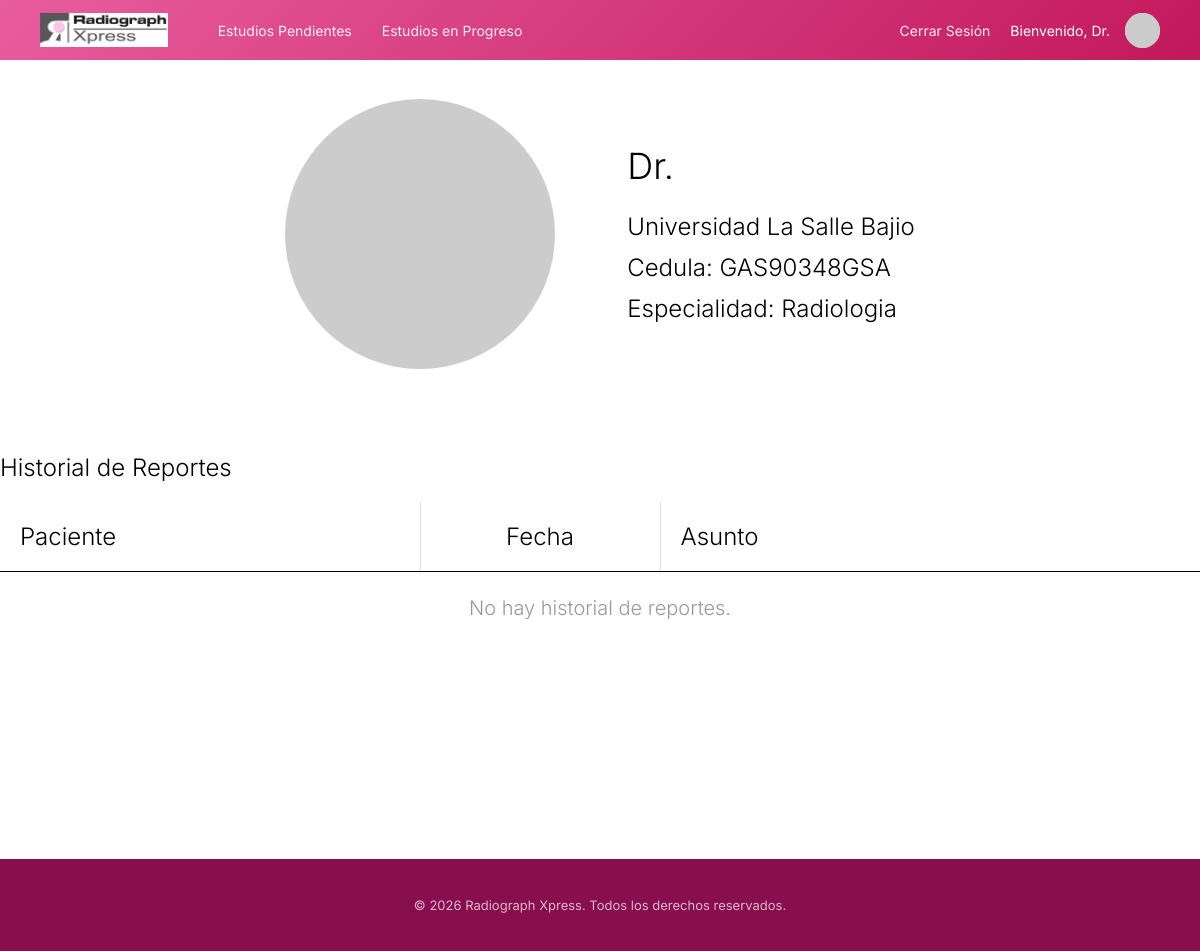
Page /doctor/doctorProfile/1/ (signed in) on the earlier database version.
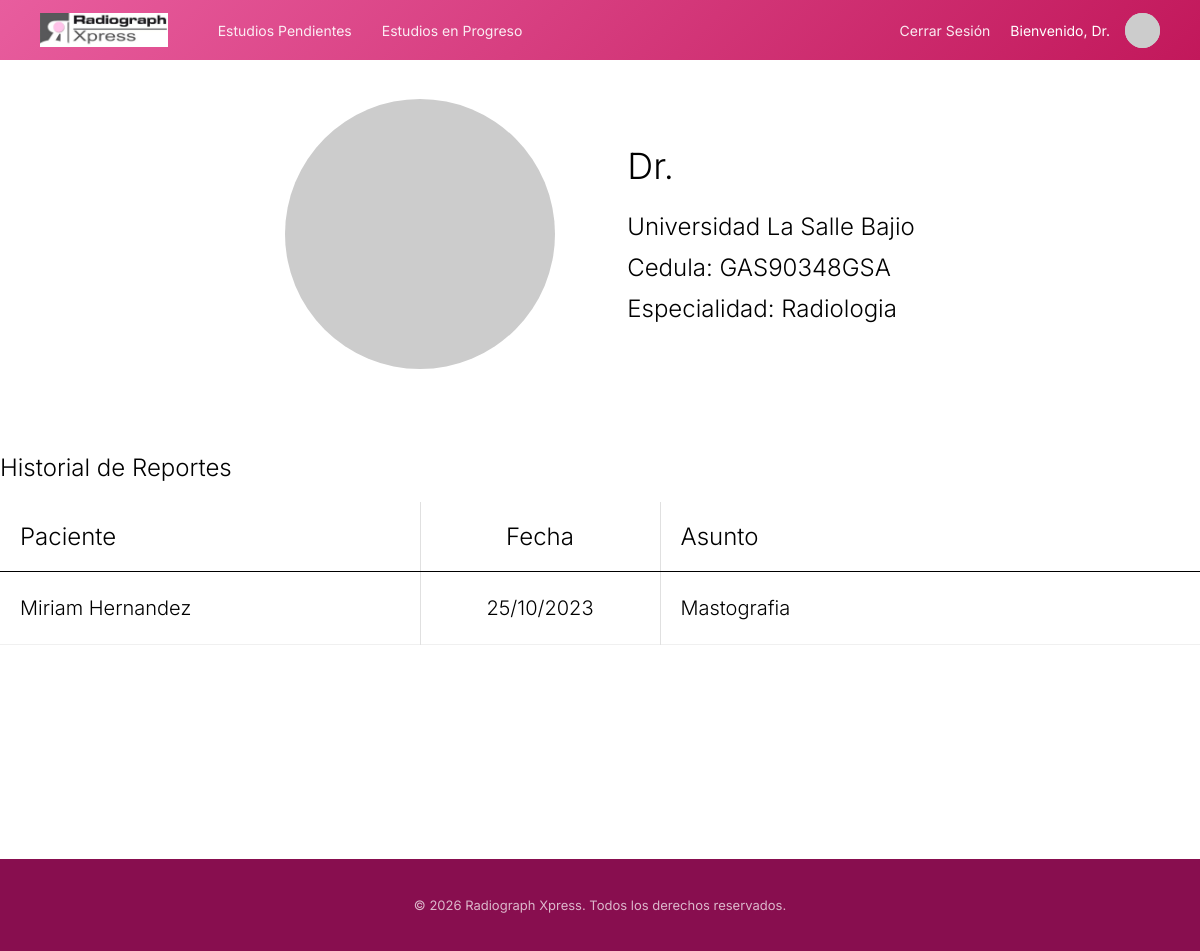
Same page on the later database version.
### core/models.py (models this page shows)
class Study(models.Model):
    id_study = models.AutoField(primary_key=True)
    pacs_url = models.CharField(max_length=100)
    email_sent = models.BooleanField(default=False)
    date = models.DateField()
    id_study_request = models.ForeignKey('assistantDashboard.StudyRequest', on_delete=models.CASCADE)
    id_report = models.ForeignKey('Report', on_delete=models.CASCADE, null=True, blank=True)
    id_patient = models.ForeignKey('patientsDashboard.Patient', on_delete=models.CASCADE)

class Report(models.Model):
    PENDING = 'PEN'
    IN_PROGRESS = 'PRO'
    COMPLETED = 'COM'
    STATUS_CHOICES = [
        (PENDING, 'Pending'),
        (IN_PROGRESS, 'In Progress'),
        (COMPLETED, 'Completed'),
    ]
    id_report = models.AutoField(primary_key=True)
    status = models.CharField(max_length=3, choices=STATUS_CHOICES, default=PENDING)
    about = models.CharField(max_length=200)
    patients_description = models.CharField(max_length=200)
    findings = models.TextField()
    conclusions = models.TextField()
    recommendations = models.TextField()
    date = models.DateField(default=datetime.now)
    password = models.CharField(max_length=18, default="")
    doctor_in_charge = models.ForeignKey('doctorsDashboard.ReportingDoctor', on_delete=models.CASCADE)

### patientsDashboard/models.py (models this page shows, shortened)
class Patient(models.Model):
    MALE = 'M'
    FEMALE = 'F'
    OTHER = 'O'
    GENDER_CHOICES = [
        (MALE, 'Male'),
        (FEMALE, 'Female'),
        (OTHER, 'Other'),
    ]
    user = models.OneToOneField(User, on_delete=models.CASCADE, null=True, related_name='patient_profile')
    id_patient = models.AutoField(primary_key=True)
    address = models.CharField(max_length=100)
    phone = models.CharField(max_length=100)
    gender = models.CharField(max_length=1, choices=GENDER_CHOICES, default=OTHER)
    is_email_verified = models.BooleanField(default=False)
    associated_doctors = models.ManyToManyField('associateDoctorDashboard.AssociateDoctor', related_name='patients')
    @property
    def first_name(self):
        if self.user:
            return self.user.first_name
        return ""
    @property
    def last_name(self):
        if self.user:
            return self.user.last_name
        return ""

### doctorsDashboard/views.py (the view)
# urls.py: path('doctorProfile/<int:pk>/', views.DoctorProfileView.as_view(), name='doctorProfile'),
class DoctorProfileView(DoctorRequiredMixin, DetailView):
    model = ReportingDoctor
    template_name = 'doctorsDashboard/doctor_profile.html'
    context_object_name = 'doctor'
    def get_context_data(self, **kwargs):
        context = super().get_context_data(**kwargs)
        context['history_studies'] = Study.objects.filter(
            id_report__doctor_in_charge=self.object
        ).order_by('-date')
        return context

### core/mixins.py (called while the page is built)
    def test_func(self):
        return self.request.user.groups.filter(name='Doctors').exists()

    def get_context_data(self, **kwargs):
        context = super().get_context_data(**kwargs)
        if hasattr(self.request.user, 'reporting_doctor_profile'):
            context['reporting_doctor'] = self.request.user.reporting_doctor_profile
        return context

### doctorsDashboard/models.py (called while the page is built)
    @property
    def last_name(self):
        if self.user:
            return self.user.last_name
        return ""

### doctorsDashboard/templates/doctorsDashboard/doctor_profile.html (shortened to what this page needs)
{% extends 'doctorsDashboard/base.html' %}
{% load static %}
{% block content %}
<div class="user-profile-page">
    <div class="profile-content">
        <div class="profile-header">
            <img class="doctor-avatar" src="https://placehold.co/270x270"
                alt="Dr. {{ doctor.name }} {{ doctor.last_name }}">
            <div class="doctor-info-container">
                <h2 class="doctor-name">Dr. {{ doctor.name }} {{ doctor.last_name }}</h2>
                <p class="doctor-university">{{ doctor.university }}</p>
                <p class="doctor-license">Cedula: {{ doctor.professional_id }}</p>
                <p class="doctor-license">Especialidad: {{ doctor.specialty }}</p>
            </div>
        </div>
        <div class="history-table-container">
            <h3 style="font-family: 'Inter', sans-serif; font-weight: 300; font-size: 24px; margin-bottom: 20px;">
                Historial de Reportes</h3>
            <table class="history-table">
                <thead>
                    <tr class="history-header">
                        <th class="header-cell patient">Paciente</th>
                        <th class="header-cell date">Fecha</th>
                        <th class="header-cell subject">Asunto</th>
                    </tr>
                </thead>
                <tbody>
                    {% for study in history_studies %}
                    <tr class="history-row" data-href="{% url 'studyDetail' study.id_study %}"
                        onclick="window.location.href=this.dataset.href;">
                        <td class="row-cell patient">{{ study.id_patient.first_name }} {{ study.id_patient.last_name }}</td>
                        <td class="row-cell date">{{ study.date|date:"d/m/Y" }}</td>
                        <td class="row-cell subject">
                            {% if study.id_report %}
                            {{ study.id_report.about }}
                            {% else %}
                            <span style="color: #999;">Sin asunto</span>
                            {% endif %}
                        </td>
                    </tr>
                    {% empty %}
                    <tr>
                        <td colspan="3" class="row-cell" style="text-align: center; color: #999;">No hay historial de
                            reportes.</td>
                    </tr>
                    {% endfor %}
                </tbody>
            </table>
        </div>
    </div>
</div>
{% endblock %}

Differences in the rows shown:
now on this page (row edited): Study: id_patient.first_name "Miriam", id_patient.last_name "Hernandez", date "25/10/2023", id_report.about "Mastografia"
Other differences:
text no longer shown: "No hay historial de reportes."
